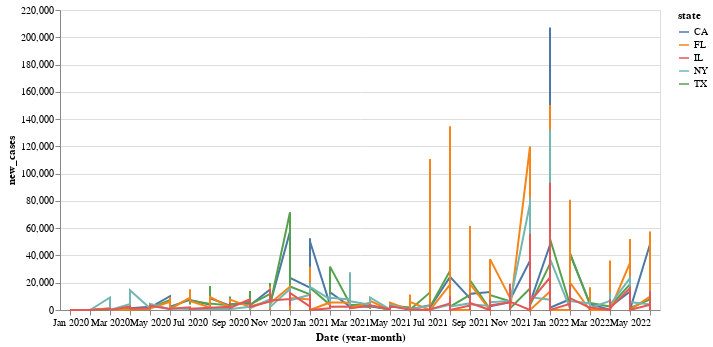

The code cell stored with this chart in its notebook:
### Code cell
alt.Chart(top_five_state_df).mark_line().encode(
    x='yearmonth(Date):O',
    color="state:N",
    y='new_cases:Q',
    tooltip=["state:N", "new_cases"]
)

### Figure 1 — Vega-Lite specification as saved in the notebook (floating-point values rounded to 4 significant figures; data arrays with more than 128 entries replaced by an {"elided": "..."} marker saying what was removed)
{"config": {"view": {"continuousWidth": 400, "continuousHeight": 300}}, "data": {"name": "data-62bd64406be0aa15f9bb2fb4f903c5e5"}, "mark": "line", "encoding": {"color": {"field": "state", "type": "nominal"}, "tooltip": [{"field": "state", "type": "nominal"}, {"field": "new_cases", "type": "quantitative"}], "x": {"field": "Date", "timeUnit": "yearmonth", "type": "ordinal"}, "y": {"field": "new_cases", "type": "quantitative"}}, "$schema": "https://vega.github.io/schema/vega-lite/v4.17.0.json", "datasets": {"data-62bd64406be0aa15f9bb2fb4f903c5e5": {"elided": "4375 records"}}}
